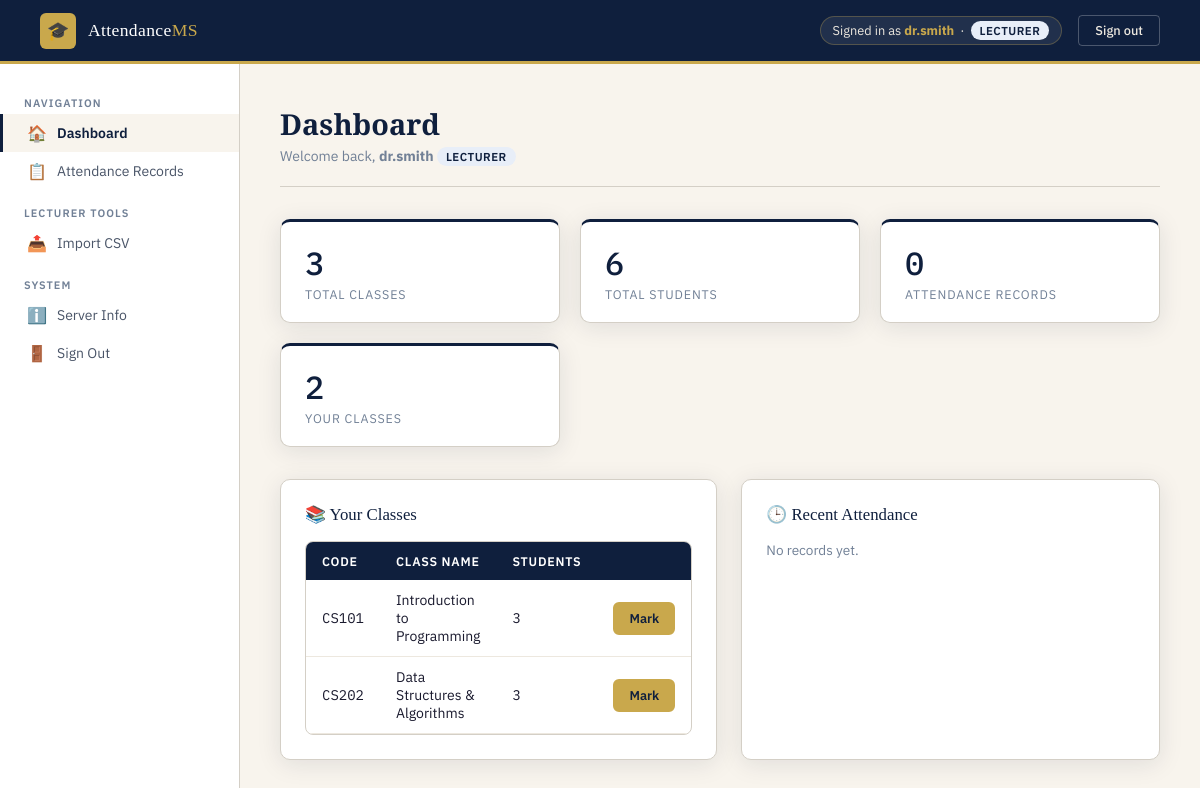
/dashboard.php (signed in), run on the app's committed database.
### tables this page shows
CREATE TABLE classes (
    id INT AUTO_INCREMENT PRIMARY KEY,
    class_code VARCHAR(20) NOT NULL UNIQUE,
    class_name VARCHAR(100) NOT NULL,
    lecturer_id INT,
    FOREIGN KEY (lecturer_id) REFERENCES users(id)
);

### src/db.php (called while the page is built, shortened)
<?php
function decryptData($data) {
    $key = ENCRYPTION_KEY;
    $decoded = base64_decode($data);
    $decrypted = '';
    for ($i = 0; $i < strlen($decoded); $i++) {
        $decrypted .= $decoded[$i] ^ $key[$i % strlen($key)];
    }
    return $decrypted;
}
?>

### src/auth.php (called while the page is built, shortened)
<?php
require_once 'db.php';
function getAuthUser() {
    $decrypted = decryptData($_COOKIE['auth_token']);
    $parts = explode('|', $decrypted);
    return [
        'id'       => (int)$parts[0],
        'role'     => $parts[1],
        'username' => $parts[2]
    ];
}
function requireLogin() {
    $user = getAuthUser();
    return $user;
}
?>

### src/dashboard.php (the view, shortened to what this page needs)
<?php
require_once 'auth.php';
$user = requireLogin();
$db = getDB();
$totalClasses = $db->query("SELECT COUNT(*) as c FROM classes")->fetch_assoc()['c'];
$totalStudents = $db->query("SELECT COUNT(*) as c FROM users WHERE role='student'")->fetch_assoc()['c'];
$totalAttendance = $db->query("SELECT COUNT(*) as c FROM attendance")->fetch_assoc()['c'];
if ($user['role'] === 'lecturer') {
    $uid = (int)$user['id'];
    $classRes = $db->query("SELECT c.*, u.full_name as lecturer_name,
        (SELECT COUNT(*) FROM class_students cs WHERE cs.class_id = c.id) as student_count
        FROM classes c JOIN users u ON c.lecturer_id = u.id
        WHERE c.lecturer_id = $uid");
}
$classes = [];
while ($row = $classRes->fetch_assoc()) $classes[] = $row;
$recent = [];
?>
<!DOCTYPE html>
<html lang="en">
<head>
    <link rel="stylesheet" href="/css/style.css">
</head>
<body>
<?php include 'partials/header.php'; ?>
<div class="main-layout">
    <?php include 'partials/sidebar.php'; ?>
    <main class="page-content">
        <div class="page-header">
            <h1>Dashboard</h1>
            <p>Welcome back, <strong><?= htmlspecialchars($user['username']) ?></strong>
               <span class="badge badge-<?= $user['role'] ?>"><?= $user['role'] ?></span>
            </p>
        </div>
        <div class="cards-grid">
            <div class="stat-card">
                <div class="stat-num"><?= $totalClasses ?></div>
                <div class="stat-label">Total Classes</div>
            </div>
            <div class="stat-card">
                <div class="stat-num"><?= $totalStudents ?></div>
                <div class="stat-label">Total Students</div>
            </div>
            <div class="stat-card">
                <div class="stat-num"><?= $totalAttendance ?></div>
                <div class="stat-label">Attendance Records</div>
            </div>
            <div class="stat-card">
                <div class="stat-num"><?= count($classes) ?></div>
                <div class="stat-label">Your Classes</div>
            </div>
        </div>
        <div style="display:grid; grid-template-columns: 1fr 1fr; gap: 1.5rem;">
            <div class="card">
                <div class="card-title">📚 Your Classes</div>
                <?php if (empty($classes)): ?>
                    <p class="text-muted">No classes found.</p>
                <?php else: ?>
                <div class="table-wrap">
                <table>
                    <thead><tr><th>Code</th><th>Class Name</th><th>Students</th><th></th></tr></thead>
                    <tbody>
                    <?php foreach ($classes as $cls): ?>
                    <tr>
                        <td class="mono"><?= htmlspecialchars($cls['class_code']) ?></td>
                        <td><?= htmlspecialchars($cls['class_name']) ?></td>
                        <td><?= $cls['student_count'] ?></td>
                        <td>
                            <?php if ($user['role'] === 'lecturer'): ?>
                            <a href="/attendance.php?class_id=<?= $cls['id'] ?>" class="btn btn-gold btn-sm">Mark</a>
                            <?php endif; ?>
                        </td>
                    </tr>
                    <?php endforeach; ?>
                    </tbody>
                </table>
                </div>
                <?php endif; ?>
            </div>
            <div class="card">
                <div class="card-title">🕒 Recent Attendance</div>
                <?php if (empty($recent)): ?>
                    <p class="text-muted">No records yet.</p>
                <?php endif; ?>
            </div>
        </div>
    </main>
</div>
</body>
</html>

### src/css/style.css (style rules this page uses)
:root { --navy: #0f1f3d; --navy-mid: #1a3260; --navy-light: #2a4a8a; --gold: #c9a84c; --gold-light: #e8c97a; --cream: #f8f4ed; --cream-dark: #ede8df; --white: #ffffff; --red: #c0392b; --green: #1a6b3c; --text-dark: #1a1a2e; --text-mid: #4a5568; --text-light: #718096; --border: #d4cfc6; --shadow: 0 4px 24px rgba(15,31,61,0.10); --shadow-lg: 0 8px 40px rgba(15,31,61,0.18); }
* { box-sizing: border-box; margin: 0; padding: 0; }
body { font-family: 'IBM Plex Sans', sans-serif; background: var(--cream); color: var(--text-dark); min-height: 100vh; }
.btn { display: inline-flex; align-items: center; justify-content: center; gap: 8px; padding: 10px 22px; border-radius: 6px; font-family: 'IBM Plex Sans', sans-serif; font-size: 0.875rem; font-weight: 600; cursor: pointer; text-decoration: none; border: 2px solid transparent; transition: all 0.2s; }
.btn-gold { background: var(--gold); color: var(--navy); border-color: var(--gold); }
.btn-sm { padding: 6px 14px; font-size: 0.8rem; }
.main-layout { display: flex; min-height: calc(100vh - 64px); }
.page-content { flex: 1; padding: 2.5rem; overflow-y: auto; }
.page-header { margin-bottom: 2rem; padding-bottom: 1.25rem; border-bottom: 1px solid var(--border); }
.page-header h1 { font-family: 'Playfair Display', serif; font-size: 1.8rem; color: var(--navy); margin-bottom: 0.25rem; }
.page-header p { font-size: 0.875rem; color: var(--text-light); }
.card { background: var(--white); border: 1px solid var(--border); border-radius: 10px; padding: 1.5rem; box-shadow: var(--shadow); }
.card-title { font-family: 'Playfair Display', serif; font-size: 1.05rem; color: var(--navy); margin-bottom: 1rem; display: flex; align-items: center; gap: 8px; }
.cards-grid { display: grid; grid-template-columns: repeat(auto-fill, minmax(220px, 1fr)); gap: 1.25rem; margin-bottom: 2rem; }
.stat-card { background: var(--white); border: 1px solid var(--border); border-radius: 10px; padding: 1.25rem 1.5rem; box-shadow: var(--shadow); border-top: 3px solid var(--navy); }
.stat-card .stat-num { font-family: 'IBM Plex Mono', monospace; font-size: 2rem; font-weight: 500; color: var(--navy); }
.stat-card .stat-label { font-size: 0.78rem; text-transform: uppercase; letter-spacing: 0.07em; color: var(--text-light); margin-top: 2px; }
.table-wrap { overflow-x: auto; border-radius: 8px; border: 1px solid var(--border); }
table { width: 100%; border-collapse: collapse; font-size: 0.875rem; }
thead { background: var(--navy); color: var(--white); }
thead th { padding: 11px 16px; text-align: left; font-weight: 600; font-size: 0.78rem; text-transform: uppercase; letter-spacing: 0.06em; white-space: nowrap; }
tbody tr { border-bottom: 1px solid var(--cream-dark); transition: background 0.12s; }
tbody td { padding: 11px 16px; color: var(--text-dark); vertical-align: middle; }
.badge { display: inline-block; padding: 2px 9px; border-radius: 12px; font-size: 0.72rem; font-weight: 600; text-transform: uppercase; letter-spacing: 0.04em; }
.badge-lecturer { background: #e8eef8; color: var(--navy); }
.mono { font-family: 'IBM Plex Mono', monospace; }
.text-muted { color: var(--text-light); font-size: 0.85rem; }

### data on the page
classes: class_code "CS101", class_name "Introduction to Programming", student_count "3"
classes: class_code "CS202", class_name "Data Structures & Algorithms", student_count "3"

### other printed values
$user['username'] "dr.smith"
$user['role'] "LECTURER"
$totalClasses "3"
$totalStudents "6"
$totalAttendance "0"
count($classes) "2"
